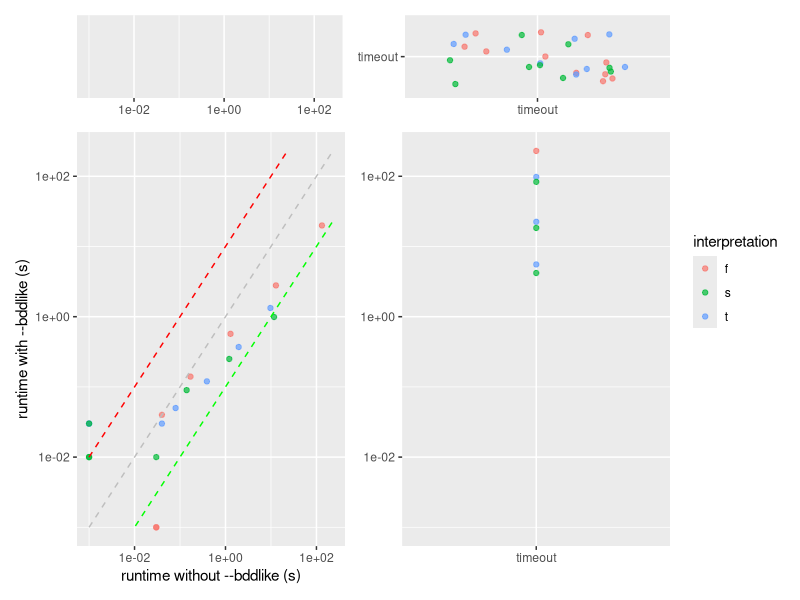
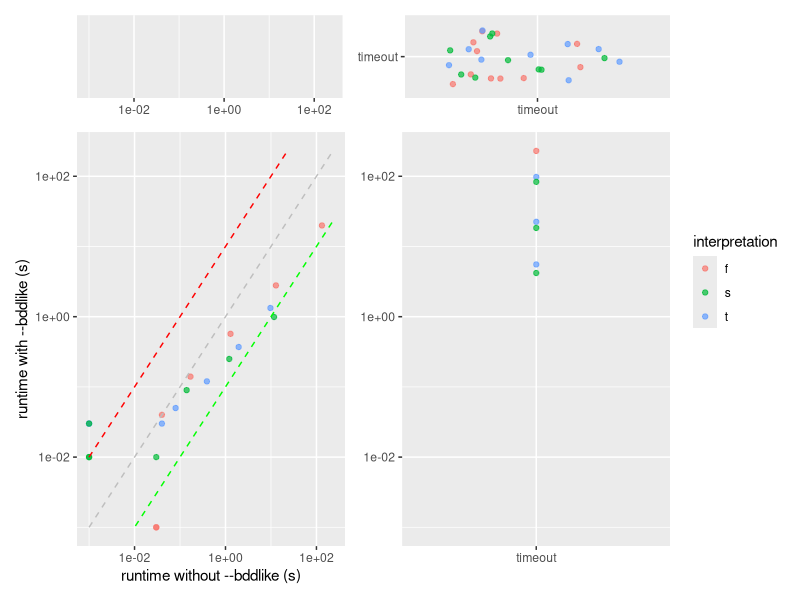

The R script that drew these images, in order:
library(tidyverse)
library(patchwork)

# Comparison of the artificial permutation benchmarks with and without
# --bddlike (results/results8985e62.csv). The plot is produced by a copy of the
# generic comparison function used in create-plots-oneshot.R (utils.R). Two
# small improvements over the original:
#   * every axis carries exactly one label (the original showed each axis label
#     twice, because the marginal panels also set x/y labels),
#   * OOM/timeout runs are treated as missing runtimes, and a runtime of 0.000 s
#     (i.e. below the millisecond resolution) is lifted to 0.001 s so that it can
#     be displayed on the log scale.

compare_programs <- function(df, ...) {
  extra_aes <- enquos(...)

  # split data
  both <- df %>% filter(!is.na(time_p1), !is.na(time_p2))
  t1_timeout <- df %>% filter(is.na(time_p1), !is.na(time_p2))
  t2_timeout <- df %>% filter(!is.na(time_p1), is.na(time_p2))
  t1_t2_timeout <- df %>% filter(is.na(time_p1), is.na(time_p2))

  # common axis limits
  lims <- range(c(df$time_p1, df$time_p2), na.rm = TRUE)

  # main scatter plot: carries the only x and y axis labels
  p_main <- ggplot(both, aes(time_p1, time_p2, !!!extra_aes)) +
    geom_point(alpha = 0.7) +
    scale_x_log10(limits = lims) +
    scale_y_log10(limits = lims) +
    geom_function(fun = function(x) 10 * x, color = "red", linetype = "dashed") +
    geom_function(fun = function(x) 0.1 * x, color = "green", linetype = "dashed") +
    geom_function(fun = function(x) x, color = "gray", linetype = "dashed") +
    labs(
      x = "runtime without --bddlike (s)",
      y = "runtime with --bddlike (s)"
    )

  # top bar: program 2 timed out (y = NA), distribution over x
  p_top <- ggplot(t2_timeout %>% mutate(timeout = factor("timeout")),
                  aes(x = time_p1, y = timeout, !!!extra_aes)) +
    geom_point(alpha = 0.7) +
    scale_x_log10(limits = lims) +
    labs(x = NULL, y = NULL)

  # right bar: program 1 timed out (x = NA), distribution over y
  p_right <- ggplot(t1_timeout %>% mutate(timeout = factor("timeout")),
                    aes(x = timeout, y = time_p2, !!!extra_aes)) +
    geom_point(alpha = 0.7) +
    scale_y_log10(limits = lims) +
    labs(x = NULL, y = NULL)

  # empty corner: both programs timed out
  p_empty <- ggplot(t1_t2_timeout %>% mutate(timeout_x = factor("timeout"), timeout_y = factor("timeout")),
                    aes(x = timeout_x, y = timeout_y, !!!extra_aes)) +
    geom_jitter(alpha = 0.7) +
    labs(x = NULL, y = NULL)

  ((p_top + p_empty) /
    (p_main + p_right)) +
    plot_layout(
      widths = c(5, 1),
      heights = c(1, 5),
      guides = "collect",
      axis_titles = "collect"
    )
}

raw_results <- read_csv("results/results8985e62.csv", show_col_types = FALSE)

# OOM/timeout runs have no meaningful runtime: treat them as missing. Times are
# reported with millisecond resolution, so 0.000 s really means "< 0.5 ms",
# which has to be lifted to a positive value to be visible on a log scale.
results <- raw_results %>%
  mutate(time = if_else(oom == "yes" | timeout == "yes", NA_real_, time)) %>%
  mutate(time = if_else(!is.na(time), pmax(time, 0.001), time))

# compare the runs without --bddlike (p1) against those with --bddlike (p2)
results_without_bddlike <- results %>% filter(bddlike == "no")
results_with_bddlike <- results %>% filter(bddlike == "yes")

results_joined <- full_join(
  results_without_bddlike,
  results_with_bddlike,
  by = join_by(name, interpretation),
  suffix = c("_p1", "_p2")
)

compare_programs(results_joined, color = interpretation)
ggsave("comparison-artificial.png", width = 8, height = 8)
